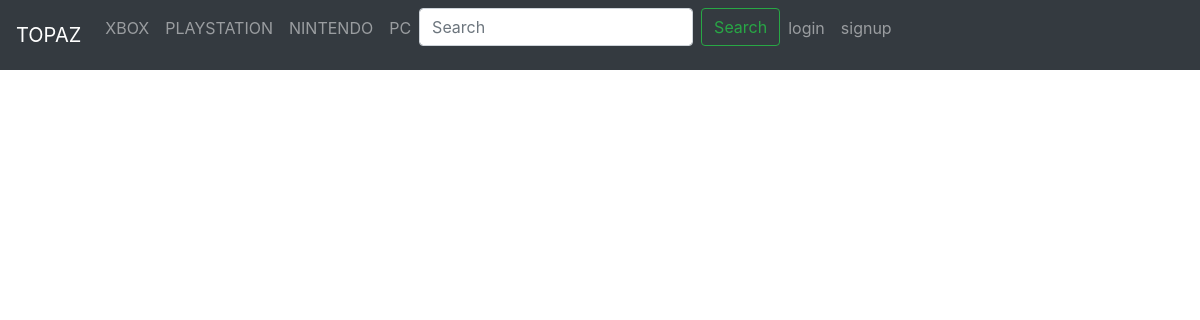
/gamefaq/6/, run on an earlier commit of the app's database.
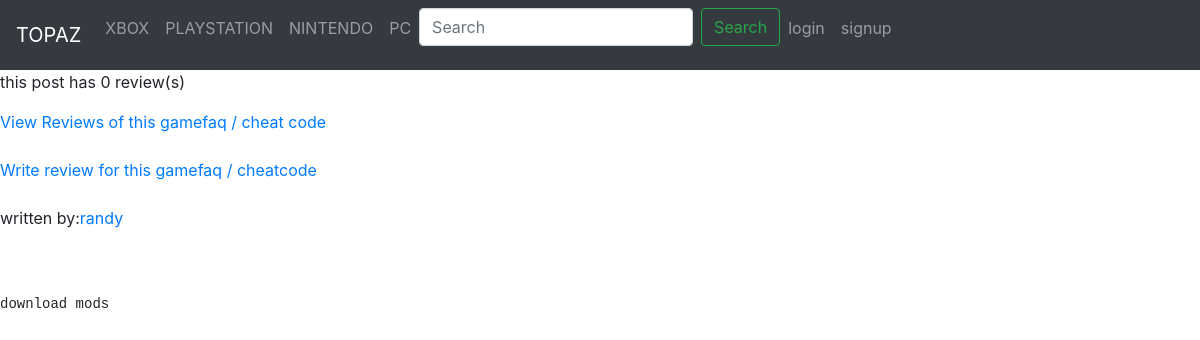
And on a later commit of the database.
### gamefaq_app/models.py (models this page shows, shortened)
class GameFaq(models.Model):
    difficulties= [('EASY','EASY'),('INTERMEDIATE','INTERMEDIATE'),('HARD','HARD')]
    title = models.CharField(max_length=300)
    game = models.ForeignKey(Game,  on_delete=models.CASCADE, related_name="faq_game")
    body = models.TextField()
    difficulty = models.CharField(max_length=85, choices=difficulties)
    consoles = models.ForeignKey(Console,on_delete=models.CASCADE, blank=True, related_name="console_gamefaq", null=True)
    author = models.ForeignKey(GamefaqUser, on_delete=models.CASCADE, related_name="gamefaq_author")
    postdate = models.DateTimeField(default=timezone.now),
    ptype = models.CharField(max_length=25, choices=[('CHEATCODES','CHEATCODES'),('GAMEFAQ','GAMEFAQ')],default='GAMEFAQ')

### user_faq/models.py (models this page shows, shortened)
class GamefaqUser(AbstractUser):
    displayname = models.CharField(max_length=80)
    bio = models.TextField(blank=True, null=True)
    preferred_systems = models.CharField(max_length=150, blank=True, null=True)

### gamefaq_app/views.py (the view)
# urls.py: path('gamefaq/<int:gamefaqid>/',gamefaqviews.gamefaqview,name="gamefaq"),
def gamefaqview(request,gamefaqid):
    f = GameFaq.objects.filter(id=gamefaqid)
    c = Review.objects.filter(gamefaq=gamefaqid)
    r = c.count()
    return render(request, "gamefaq.html", {"f": f,"r":r})

### templates/gamefaq.html (shortened to what this page needs)
{% include "bootstrap.html" %} {% include "navbar.html" %}{% for e in f %}
<p>this post has {{r}} review(s)</p>
<a href="/{{e.id}}/reviews/">View Reviews of this gamefaq / cheat code</a>
<a href="/newreview/{{e.id}}/">Write review for this gamefaq / cheatcode</a>
<p>
  written by:<a href="/user_profile_view/{{e.author.id}}"/ >{{e.author.username}}</a>
</p>
<pre>
{{e.body}}
</pre>
{% endfor %}

What changed in the data, as far as the page shows it:
added GameFaq: r "0", author.username "randy", body "download mods"
